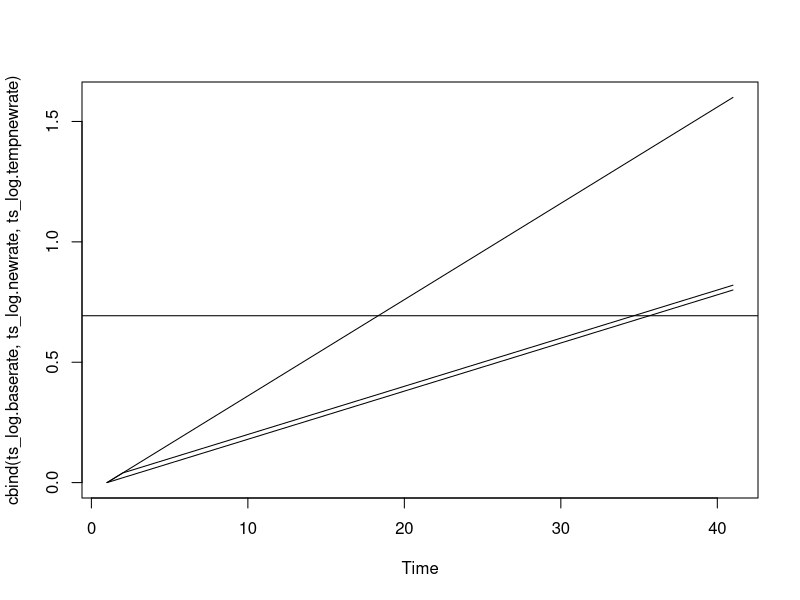
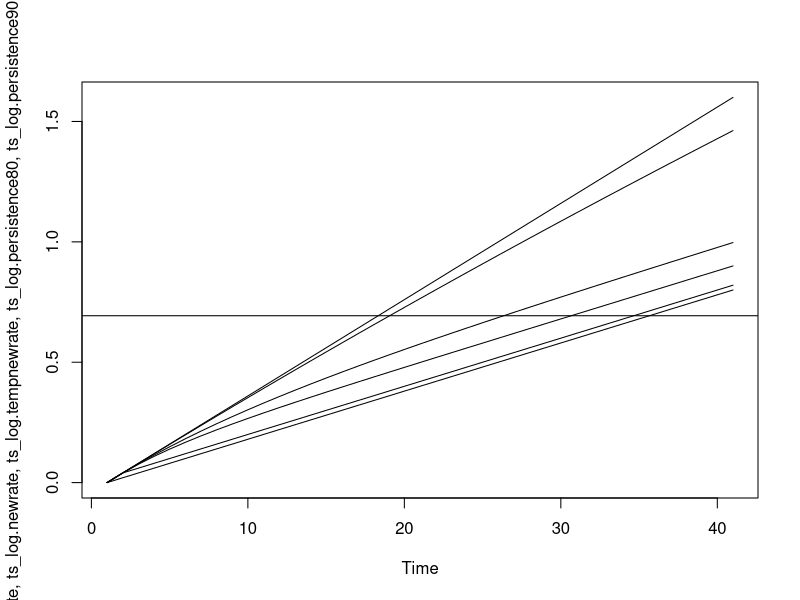
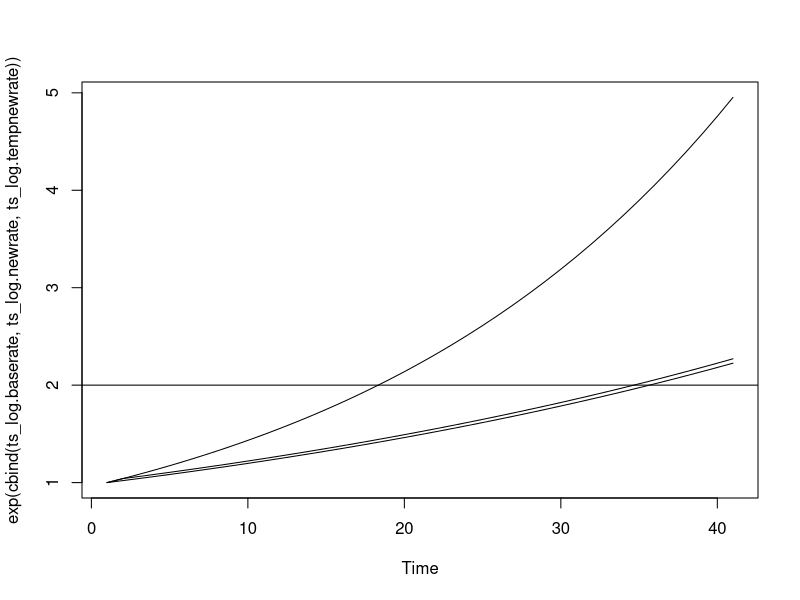
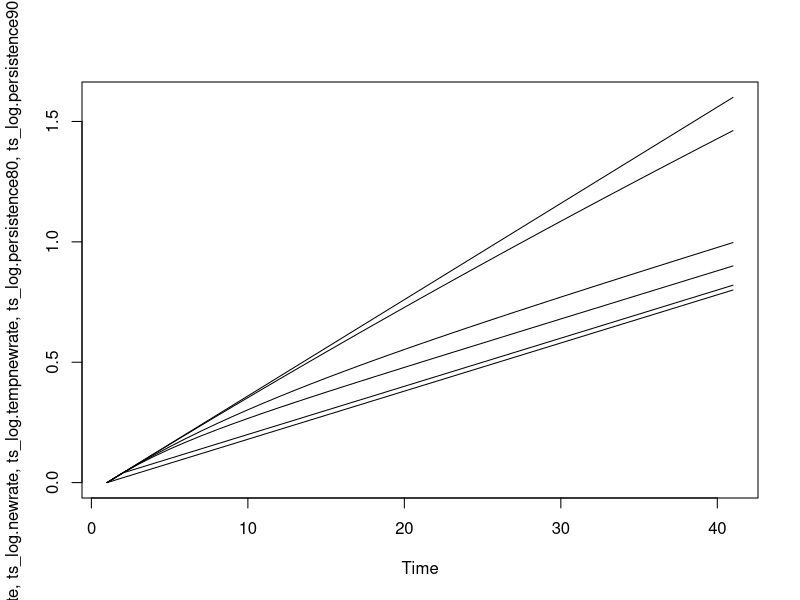
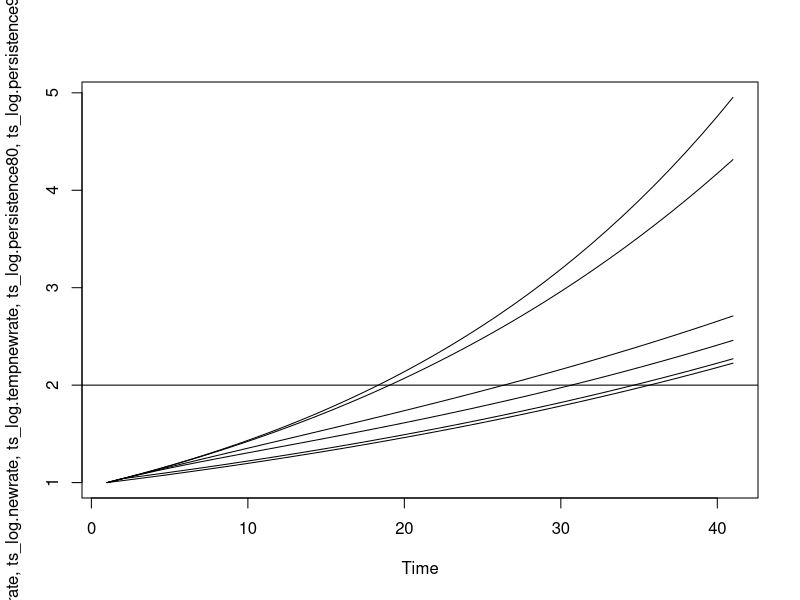
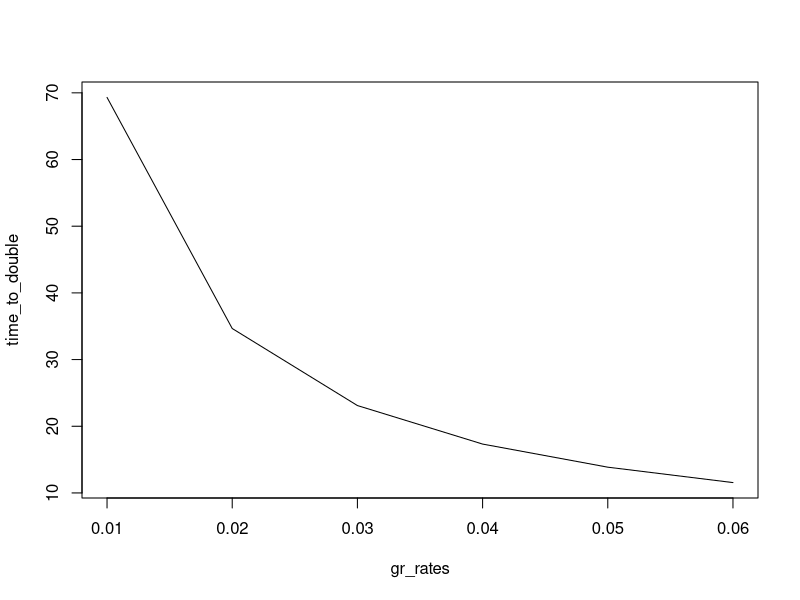
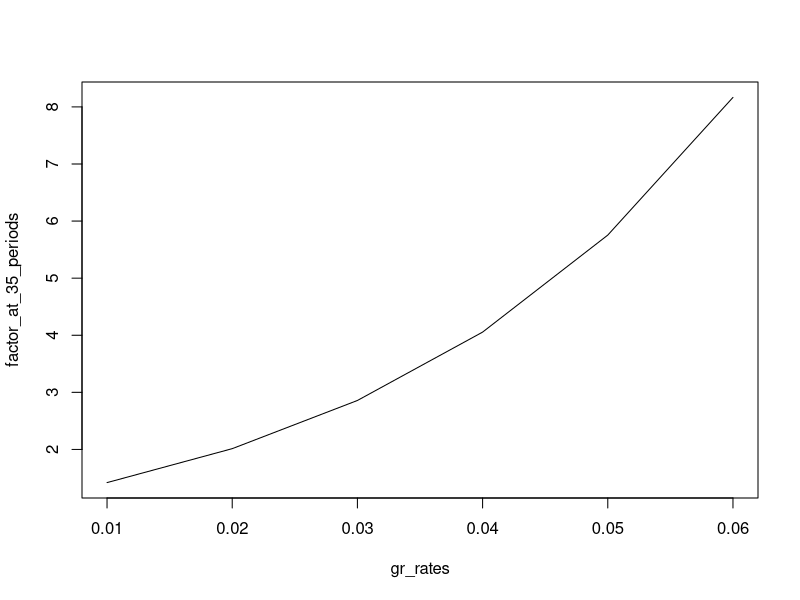

Write R code to recreate these figures, in order.
finalT = 40
xvals = 0:finalT
level.start = 1
level.target = 2*level.start
base.rate = 0.02
new.rate = 0.04
diff.rate =  new.rate -base.rate 

persistence80 = 0.8
persistence90 = 0.9
persistence99 = 0.99

rates_80_coeffs = c(c(0,1), cumprod(rep(persistence80,finalT-1)) )
rates_90_coeffs = c(c(0,1), cumprod(rep(persistence90,finalT-1)) )
rates_99_coeffs = c(c(0,1), cumprod(rep(persistence99,finalT-1)) )

rates_base = c(0,rep(base.rate, finalT))
rates_new =  c(0,rep(new.rate, finalT))


rates_tempnew = rates_base
rates_tempnew[2] = new.rate

# rates_tempnew[2] = 0.12 # the doubling time is 30 periods when this is 0.12
### 30 periods is also the doubling time of persistence_80
# rates_tempnew[2] = 0.20 # the doubling time is 26 periods when this is 0.20
### 26 periods is also the doubling time of persistence_90
# rates_tempnew[2] = 0.34 # the doubling time is 19 periods when this is 0.34
# ## 19 periods is also the doubling time of persistence_99
# rates_tempnew[2] = 0.36 # the doubling time is 18 periods when this is 0.36
# ## 18 periods is also the doubling time of rate_new


rates_80 = rates_base + (diff.rate*rates_80_coeffs)
rates_90 = rates_base + (diff.rate*rates_90_coeffs)
rates_99 = rates_base + (diff.rate*rates_99_coeffs)


values.log.baserate = cumsum(rates_base) + log(level.start)
values.log.newrate = cumsum(rates_new) + log(level.start)
values.log.tempnewrate = cumsum(rates_tempnew) + log(level.start)

values.log.persistence_80 = cumsum(rates_80) + log(level.start)
values.log.persistence_90 = cumsum(rates_90) + log(level.start)
values.log.persistence_99 = cumsum(rates_99) + log(level.start)


double_period_base_rate = which.max(values.log.baserate >= (log(2)+log(level.start))) -1
double_period_new_rate = which.max(values.log.newrate >= (log(2)+log(level.start))) -1
double_period_tempnew_rate = which.max(values.log.tempnewrate >= (log(2)+log(level.start))) -1
double_period_persistence_80 = which.max(values.log.persistence_80 >= (log(2)+log(level.start))) -1
double_period_persistence_90 = which.max(values.log.persistence_90 >= (log(2)+log(level.start))) -1
double_period_persistence_99 = which.max(values.log.persistence_99 >= (log(2)+log(level.start))) -1



exact_time_double_base_rate = log(2)/base.rate
exact_time_double_new_rate = log(2)/new.rate



ts_log.baserate = as.ts(values.log.baserate, start=0)
ts_log.newrate = as.ts(values.log.newrate, start=0)
ts_log.tempnewrate = as.ts(values.log.tempnewrate, start=0)
ts_log.persistence80 = as.ts(values.log.persistence_80, start=0)
ts_log.persistence90 = as.ts(values.log.persistence_90, start=0)
ts_log.persistence99 = as.ts(values.log.persistence_99, start=0)



plot(cbind(ts_log.baserate,ts_log.newrate, ts_log.tempnewrate),
     plot.type="single")
abline(h=log(level.target) )

plot(cbind(ts_log.baserate,ts_log.newrate, ts_log.tempnewrate,
           ts_log.persistence80, ts_log.persistence90,  ts_log.persistence99),
     plot.type="single")
abline(h=log(level.target) )



plot(exp(cbind(ts_log.baserate,ts_log.newrate, ts_log.tempnewrate)),
     plot.type="single")
abline(h=level.target )


plot(cbind(ts_log.baserate,ts_log.newrate, ts_log.tempnewrate,
           ts_log.persistence80, ts_log.persistence90,  ts_log.persistence99),
     plot.type="single")

plot(exp(cbind(ts_log.baserate,ts_log.newrate, ts_log.tempnewrate,
           ts_log.persistence80, ts_log.persistence90,  ts_log.persistence99)),
     plot.type="single")
abline(h=level.target )


gr_rates = seq(0.01,0.06,0.01)
time_to_double = log(2)/gr_rates
plot(gr_rates,time_to_double, type="l")

factor_at_35_periods = exp(35*gr_rates)
plot(gr_rates,factor_at_35_periods, type="l")



factor_at_35_periods = exp(35*gr_rates)


# mu*t + lnA_0 = ln(2) + lnA_0
# mu*t = ln(2)
# t = ln(2)/mu